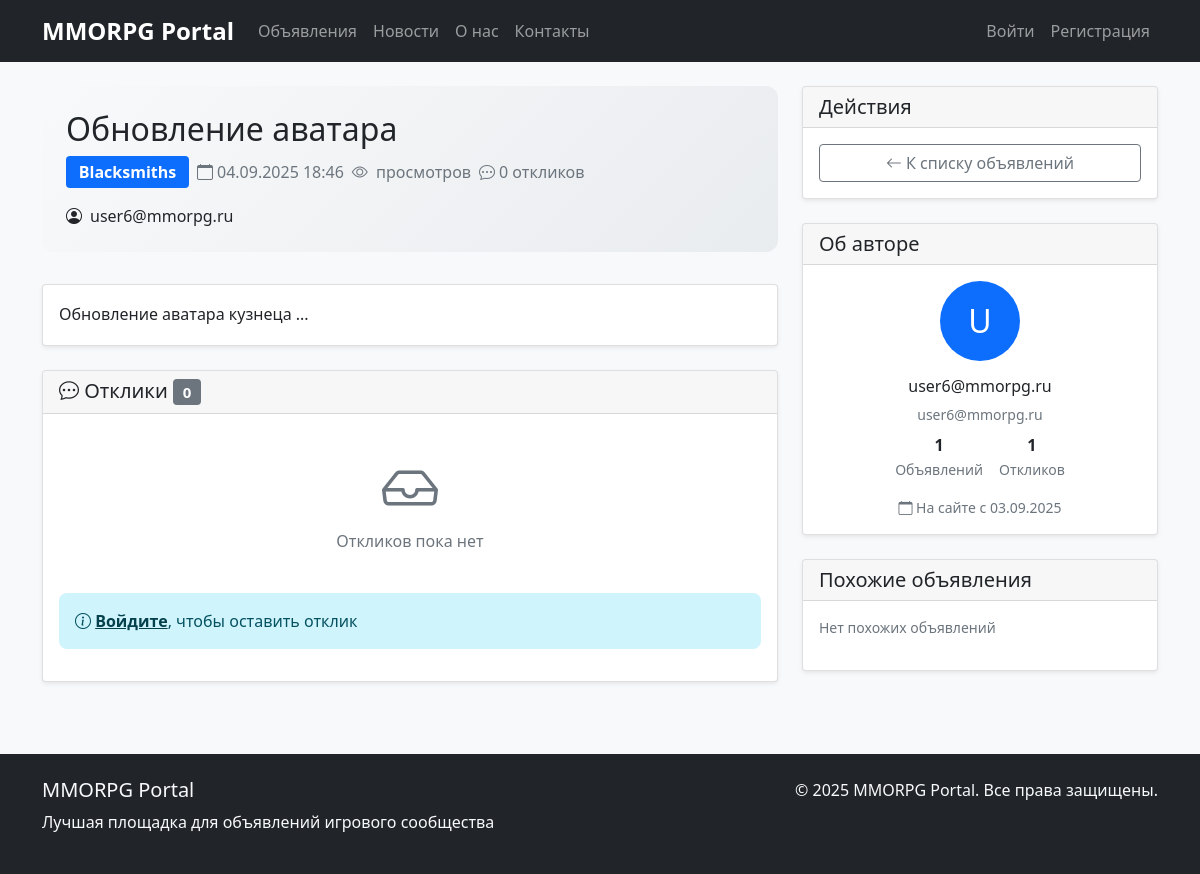
Before: /posts/7/ with the older database file.
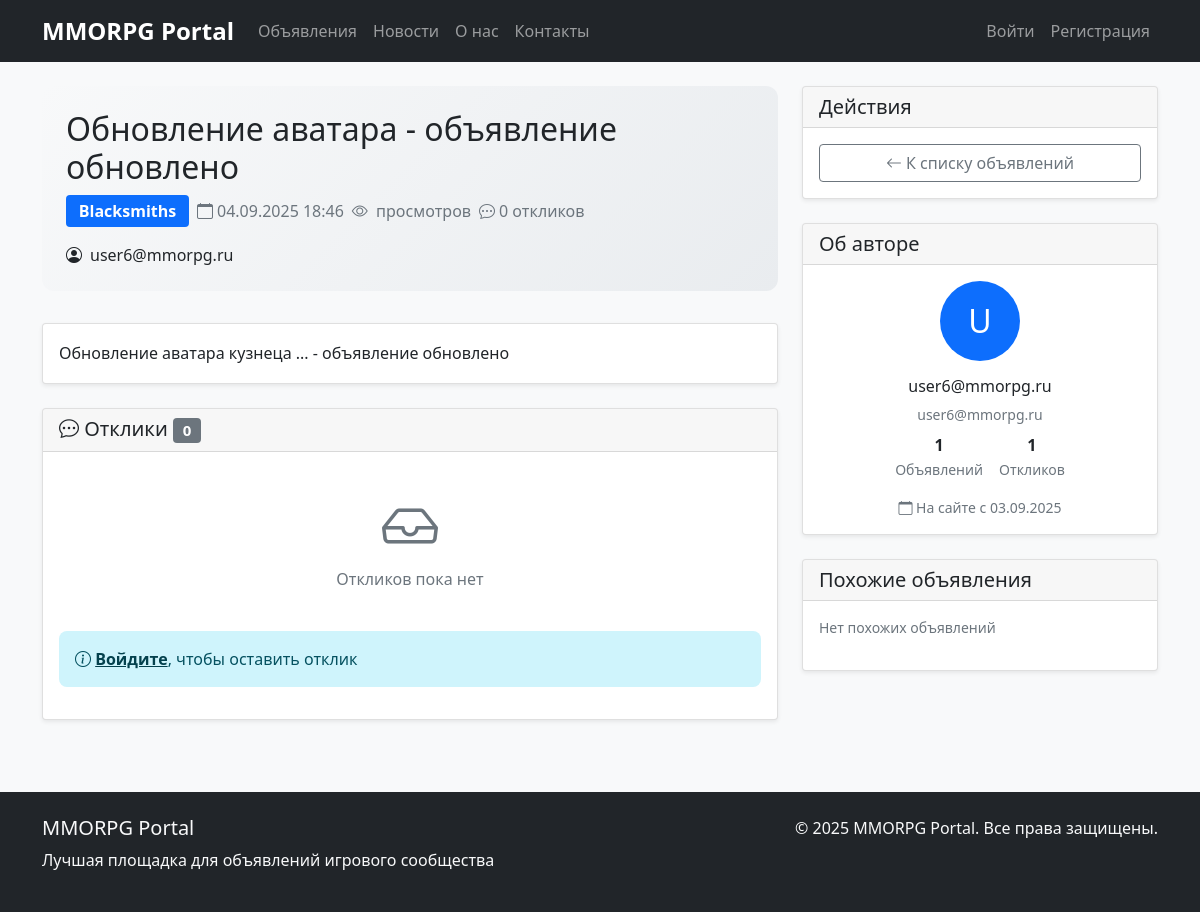
After: the same page with the newer database file.
### appNotification/models.py (models this page shows, shortened)
class Post(models.Model):
    CATEGORY_CHOICES = [
        ('tanks', _('Tanks')),
        ('heals', _('Heals')),
        ('dd', _('DD')),
        ('traders', _('Traders')),
        ('guildmasters', _('Guildmasters')),
        ('questgivers', _('Questgivers')),
        ('blacksmiths', _('Blacksmiths')),
        ('tanners', _('Tanners')),
        ('potionmakers', _('Potionmakers')),
        ('spellmasters', _('Spellmasters')),
    ]
    author = models.ForeignKey(User, on_delete=models.CASCADE, related_name='posts')
    category = models.CharField(max_length=20, choices=CATEGORY_CHOICES)
    title = models.CharField(max_length=255, validators=[MinLengthValidator(5)])
    content = RichTextUploadingField(
        verbose_name=_('Content'),
        help_text=_('You can use rich text editor with images, videos and formatting')
    )
    created_at = models.DateTimeField(auto_now_add=True)
    updated_at = models.DateTimeField(auto_now=True)
    subscribers = models.ManyToManyField(User, related_name='subscribed_posts', blank=True)
    image = models.ImageField(
        upload_to='posts/images/',
        blank=True,
        null=True,
        verbose_name=_('Main Image'),
        help_text=_('Main image for the post card')
    )
    video = models.FileField(
        upload_to='posts/videos/',
        blank=True,
        null=True,
        verbose_name=_('Main Video'),
        help_text=_('Main video file (optional)')
    )
    notify_subscribers = models.BooleanField(default=True, verbose_name=_('Notify subscribers'))
    class Meta:
        ordering = ['-created_at']
        verbose_name = _('Post')
        verbose_name_plural = _('Posts')
    def get_category_display(self):
        return dict(self.CATEGORY_CHOICES).get(self.category, self.category)
    def get_embedded_content(self):
        soup = BeautifulSoup(self.content, 'html.parser')
        embedded_content = {
            'images': [],
            'videos': [],
            'iframes': []
        }
        for img in soup.find_all('img'):
            embedded_content['images'].append({
                'src': img.get('src', ''),
                'alt': img.get('alt', ''),
                'class': img.get('class', [])
            })
        return embedded_content

### appUser/models.py (models this page shows, shortened)
class CustomUser(AbstractUser):
    email = models.EmailField(_('email address'), unique=True)
    username = models.CharField(max_length=150, blank=True, null=True)
    timezone = models.CharField(max_length=50, default='UTC')
    language = models.CharField(max_length=10, choices=[('ru', 'Russian'), ('en', 'English')], default='ru')
    email_verified = models.BooleanField(default=False)  # Новое поле для подтверждения email
    USERNAME_FIELD = 'email'
    REQUIRED_FIELDS = []
    objects = CustomUserManager()
    class Meta:
        verbose_name = _('User')
        verbose_name_plural = _('Users')

### appNotification/views.py (the view)
# urls.py: path('posts/<int:pk>/', views.PostDetailView.as_view(), name='post_detail'),
class PostDetailView(DetailView):
    model = Post
    template_name = 'appNotification/post_detail.html'
    context_object_name = 'post'
    def get_context_data(self, **kwargs):
        context = super().get_context_data(**kwargs)
        context['responses'] = self.object.responses.filter(is_accepted=True).select_related('author')
        context['response_form'] = ResponseForm()
        if self.request.user.is_authenticated:
            context['is_subscribed'] = self.object.subscribers.filter(id=self.request.user.id).exists()
        return context

### appNotification/context_processors.py (called while the page is built)
def categories(request):
    return {
        'categories': Category.objects.all(),
        'category_choices': [
            ('tanks', _('Tanks')),
            ('heals', _('Heals')),
            ('dd', _('DD')),
            ('traders', _('Traders')),
            ('guildmasters', _('Guildmasters')),
            ('questgivers', _('Questgivers')),
            ('blacksmiths', _('Blacksmiths')),
            ('tanners', _('Tanners')),
            ('potionmakers', _('Potionmakers')),
            ('spellmasters', _('Spellmasters')),
        ]
    }

def navigation_data(request):
    from .models import Post, News
    return {
        'recent_posts': Post.objects.order_by('-created_at')[:5],
        'recent_news': News.objects.order_by('-created_at')[:3],
        'posts_count': Post.objects.count(),
        'news_count': News.objects.count(),
    }

### appNotification/templates/appNotification/post_detail.html (shortened to what the changed rows need)
{% extends 'base.html' %}
{% load crispy_forms_tags %}
{% load static %}
{% block extra_css %}
<link rel="stylesheet" href="{% static 'css/ckeditor.css' %}">
{% endblock %}
{% block content %}
<div class="row">
    <div class="col-md-8">
        <div class="post-meta">
            <div class="d-flex justify-content-between align-items-start">
                <div>
                    <h1 class="h2 mb-2">{{ post.title }}</h1>
                    <div class="d-flex align-items-center flex-wrap gap-2 mb-2">
                        <span class="badge bg-primary fs-6">{{ post.get_category_display }}</span>
                        <span class="text-muted">
                            <i class="bi bi-calendar me-1"></i>{{ post.created_at|date:"d.m.Y H:i" }}
                        </span>
                        <span class="text-muted">
                            <i class="bi bi-eye me-1"></i>{{ post.views_count }} просмотров
                        </span>
                        <span class="text-muted">
                            <i class="bi bi-chat-dots me-1"></i>{{ responses.count }} откликов
                        </span>
                    </div>
                </div>
            </div>
            <div class="d-flex align-items-center mt-2">
                <i class="bi bi-person-circle me-2"></i>
                <span class="fw-medium">{{ post.author.email }}</span>
            </div>
        </div>
        <div class="card mb-4">
            <div class="card-body">
                <div class="card-text post-content">
                    {{ post.content|safe }}
                </div>
            </div>
        </div>
    </div>
    <div class="col-md-4">
        <div class="card mb-4">
            <div class="card-body">
                <div class="text-center mb-3">
                    <div class="author-avatar-placeholder bg-primary text-white rounded-circle d-inline-flex align-items-center justify-content-center"
                         style="width: 80px; height: 80px; font-size: 2rem;">
                        {{ post.author.email|first|upper }}
                    </div>
                </div>
                <div class="text-center">
                    <h6>{{ post.author.get_full_name|default:post.author.email }}</h6>
                    <p class="text-muted small mb-2">{{ post.author.email }}</p>
                    <div class="d-flex justify-content-center gap-3 mb-3">
                        <div class="text-center">
                            <div class="fw-bold">{{ post.author.posts.count }}</div>
                            <small class="text-muted">Объявлений</small>
                        </div>
                        <div class="text-center">
                            <div class="fw-bold">{{ post.author.responses.count }}</div>
                            <small class="text-muted">Откликов</small>
                        </div>
                    </div>
                    <small class="text-muted d-block">
                        <i class="bi bi-calendar"></i> На сайте с {{ post.author.date_joined|date:"d.m.Y" }}
                    </small>
                </div>
            </div>
        </div>
    </div>
</div>
{% endblock %}

Changed rows visible on the page:
changed Post "Blacksmiths": title "Обновление аватара" → "Обновление аватара - объявление обновлено"; content "Обновление аватара кузнеца ..." → "Обновление аватара кузнеца ... - объявление обновлено"
